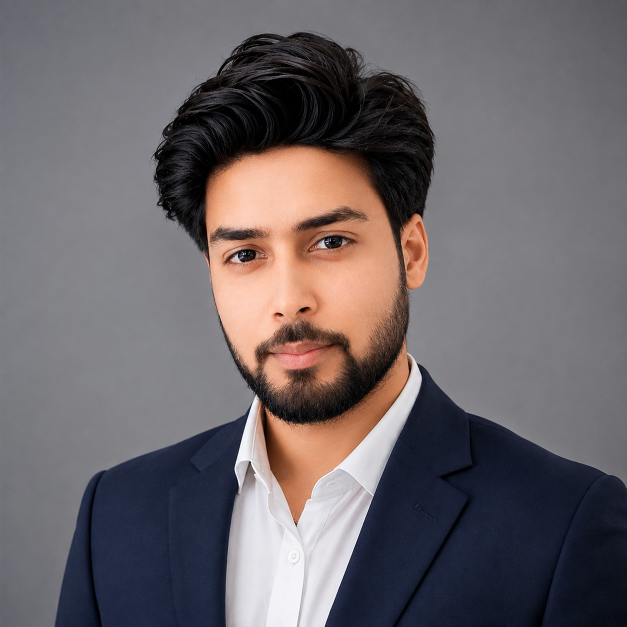
#> input picture assets/face.png, 1254 x 1254 px (shown at 1/2 size)
$ python make_ascii_svg.py --input ../assets/face.png --output out.png
#> lines starting #> are read from the running program, lines starting #| are printed output that depends on the picture
#!/usr/bin/env python3
from pathlib import Path
import argparse, html, random
from PIL import Image, ImageOps, ImageEnhance, ImageFilter

CHARS = "@%#*+=-:. "

def build_ascii(image_path, cols=86):
#> called with image_path = '../assets/face.png', cols = 86
    img = Image.open(image_path).convert("RGB")
#> img is the input picture: PIL image 1254x1254 RGB; mean R, G, B 108, 101.3, 104.7
    w, h = img.size
#> w = 1254; h = 1254
    crop = img.crop((int(w*.12), int(h*.02), int(w*.88), int(h*.92)))
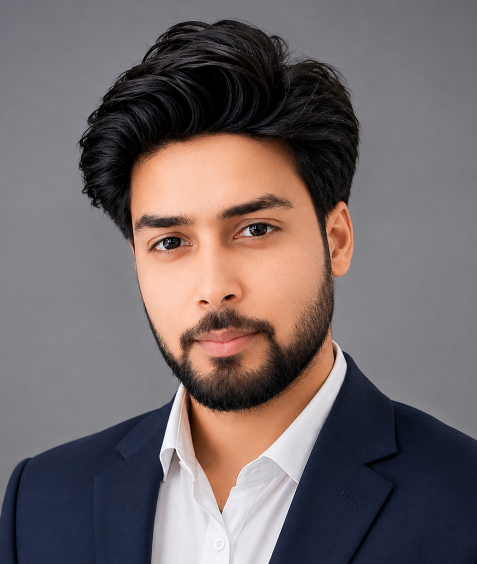
#> crop: PIL image 953x1128 RGB (shown at 1/2 size); mean R, G, B 112.9, 102.5, 103.5
    gray = ImageOps.grayscale(crop)
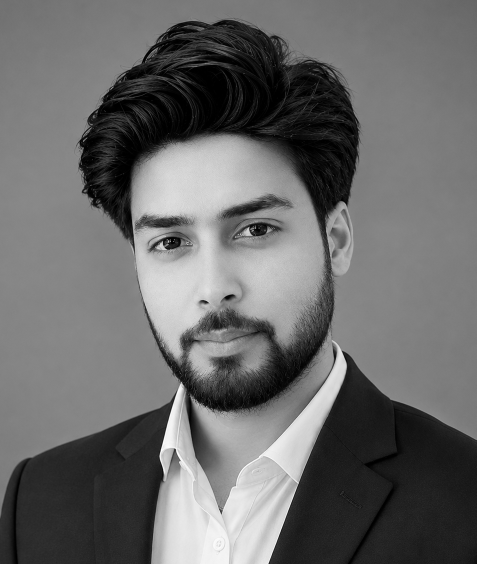
#> gray: PIL image 953x1128 L (shown at 1/2 size); min 0, max 255, mean 105.8
    gray = ImageEnhance.Contrast(gray).enhance(1.45)
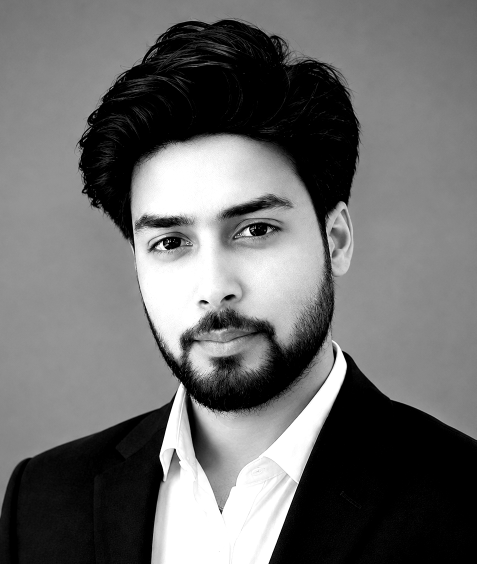
#> gray: PIL image 953x1128 L (shown at 1/2 size); min 0, max 255, mean 108.1
    gray = gray.filter(ImageFilter.UnsharpMask(radius=1.2, percent=120, threshold=3))
    rows = max(40, int(cols * gray.height / gray.width * .50))
#> rows = 50
    small = gray.resize((cols, rows), Image.Resampling.LANCZOS)
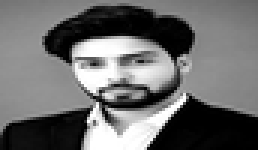
#> small: PIL image 86x50 L (shown 3 times larger); min 0, max 255, mean 108.5
    result = []
    for y in range(rows):
        row = []
        for x in range(cols):
            v = (small.getpixel((x, y)) / 255.0) ** .82
            row.append(CHARS[min(len(CHARS)-1, int(v*(len(CHARS)-1)))])
        result.append("".join(row))
#> after the loop, result = 50 items
    return result

def make_svg(lines, output):
#> called with output = 'out.png'
    cols = max(len(x) for x in lines)
#> cols = 86
    font_size, char_w, line_h = 7.2, 7.2, 9.0
    width = cols * char_w + 24
#> width = 643.2
    height = len(lines) * line_h + 24
#> height = 474
    rng = random.Random(42)
    spans = []
    for y, line in enumerate(lines):
        for x, ch in enumerate(line):
            if ch == " ":
                continue
            opacity = .62 + rng.random()*.30
            delay = rng.random()*3.5
            duration = 1.8 + rng.random()*2.8
            spans.append(
                f'<text x="{12+x*char_w:.1f}" y="{17+y*line_h:.1f}" class="c" '
                f'style="--o:{opacity:.2f};--d:{delay:.2f}s;--t:{duration:.2f}s">'
                f'{html.escape(ch)}</text>'
            )
#> this loop made 50 passes
#> after the loop, spans = 4156 items
    svg = f'''<svg xmlns="http://www.w3.org/2000/svg" width="{width:.0f}" height="{height:.0f}"
viewBox="0 0 {width:.0f} {height:.0f}" role="img" aria-label="Animated ASCII portrait">
<defs>
<filter id="glow"><feGaussianBlur stdDeviation=".55" result="b"/><feMerge>
<feMergeNode in="b"/><feMergeNode in="SourceGraphic"/></feMerge></filter>
<linearGradient id="scan" x1="0" y1="0" x2="0" y2="1">
<stop offset="0" stop-color="#fff" stop-opacity="0"/>
<stop offset=".48" stop-color="#fff" stop-opacity=".08"/>
<stop offset=".50" stop-color="#fff" stop-opacity=".40"/>
<stop offset=".52" stop-color="#fff" stop-opacity=".08"/>
<stop offset="1" stop-color="#fff" stop-opacity="0"/>
</linearGradient>
<style>
.c {{ font-family:"DejaVu Sans Mono","Liberation Mono",monospace; font-size:{font_size}px;
fill:#b7ffcf; opacity:var(--o); filter:url(#glow);
animation:flicker var(--t) ease-in-out var(--d) infinite alternate; }}
@keyframes flicker {{ 0%,100%{{opacity:calc(var(--o)*.72)}} 50%{{opacity:calc(var(--o)*1.15)}} }}
.scan {{ animation:scan 4.8s linear infinite; }}
@keyframes scan {{ from{{transform:translateY(-{height:.0f}px)}} to{{transform:translateY({height:.0f}px)}} }}
</style></defs>
<rect width="100%" height="100%" rx="8" fill="#0b0f0d"/>
<g>{''.join(spans)}</g>
<rect class="scan" x="0" y="0" width="{width:.0f}" height="{height:.0f}"
fill="url(#scan)" pointer-events="none"/>
</svg>'''
    Path(output).write_text(svg, encoding="utf-8")

if __name__ == "__main__":
    p = argparse.ArgumentParser()
    p.add_argument("--input", required=True)
    p.add_argument("--output", required=True)
    p.add_argument("--columns", type=int, default=86)
    args = p.parse_args()
    make_svg(build_ascii(args.input, args.columns), args.output)
    print(f"Generated {args.output}")
